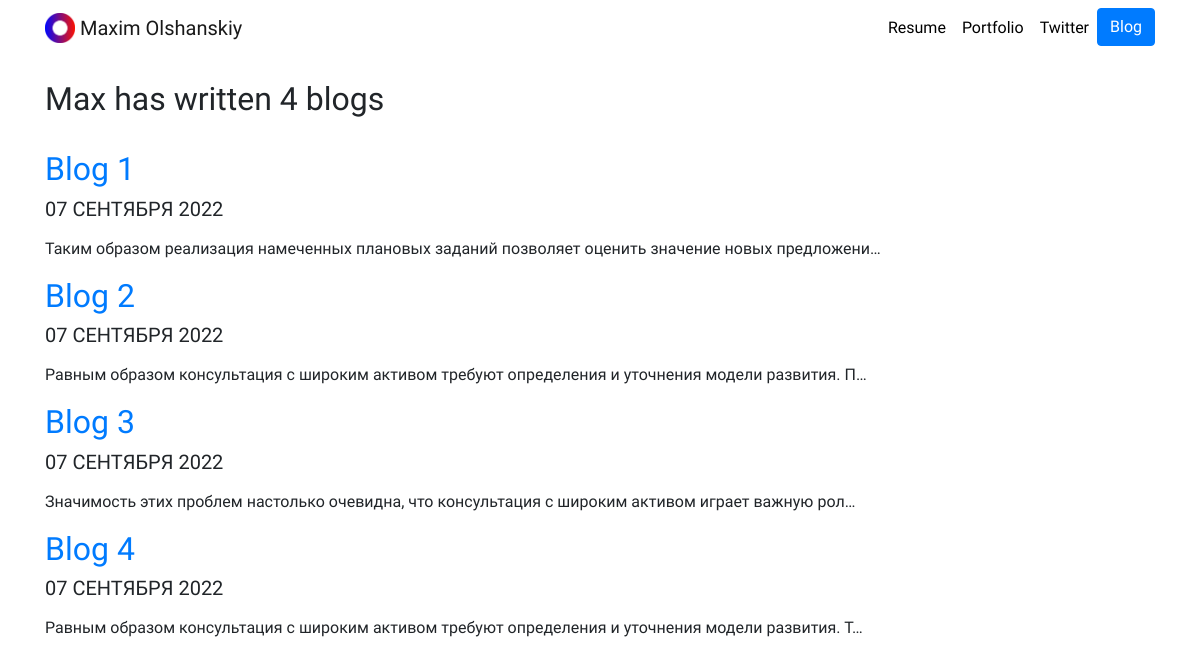
Screenshot of /blog/ with the database file from the repository.
### blog/models.py (models this page shows, shortened)
class Blog(models.Model):
    title = models.CharField(max_length=100)
    date = models.DateField()
    description = models.TextField()

### blog/views.py (the view)
# urls.py: path('', views.all_blogs, name='all_blogs'),
def all_blogs(request):
    blogs = Blog.objects.order_by('-date')
    return render(request, 'blog/all_blogs.html', {'blogs':blogs})

### blog/templates/blog/all_blogs.html
{% extends 'portfolio/base.html' %}
{% block content %}
<br>
  <h2>Max has written {{ blogs.count }} blog{{ blogs.count|pluralize }}</h2>
<br>
{% for blog in blogs %}
<a href="{% url 'blog:detail' blog.id %}"><h2>{{ blog.title}}</h2></a>
<h5>{{blog.date|date:'d E Y'|upper }}</h5>
<p>{{ blog.description|safe|truncatechars:100}}</p>
{% endfor %}
{% endblock %}

### portfolio/static/portfolio/custom.css (style rules this page uses)
body { font-family: 'Raleway', sans-serif; }

### rows the page displays
Blog: title "Blog 1", date "07 СЕНТЯБРЯ 2022", description "Таким образом реализация намеченных плановых заданий позволяет оценить значение новых предложени…"
Blog: title "Blog 2", date "07 СЕНТЯБРЯ 2022", description "Равным образом консультация с широким активом требуют определения и уточнения модели развития. П…"
Blog: title "Blog 3", date "07 СЕНТЯБРЯ 2022", description "Значимость этих проблем настолько очевидна, что консультация с широким активом играет важную рол…"
Blog: title "Blog 4", date "07 СЕНТЯБРЯ 2022", description "Равным образом консультация с широким активом требуют определения и уточнения модели развития. Т…"

### other values shown
{{ blogs.count }} "4"
